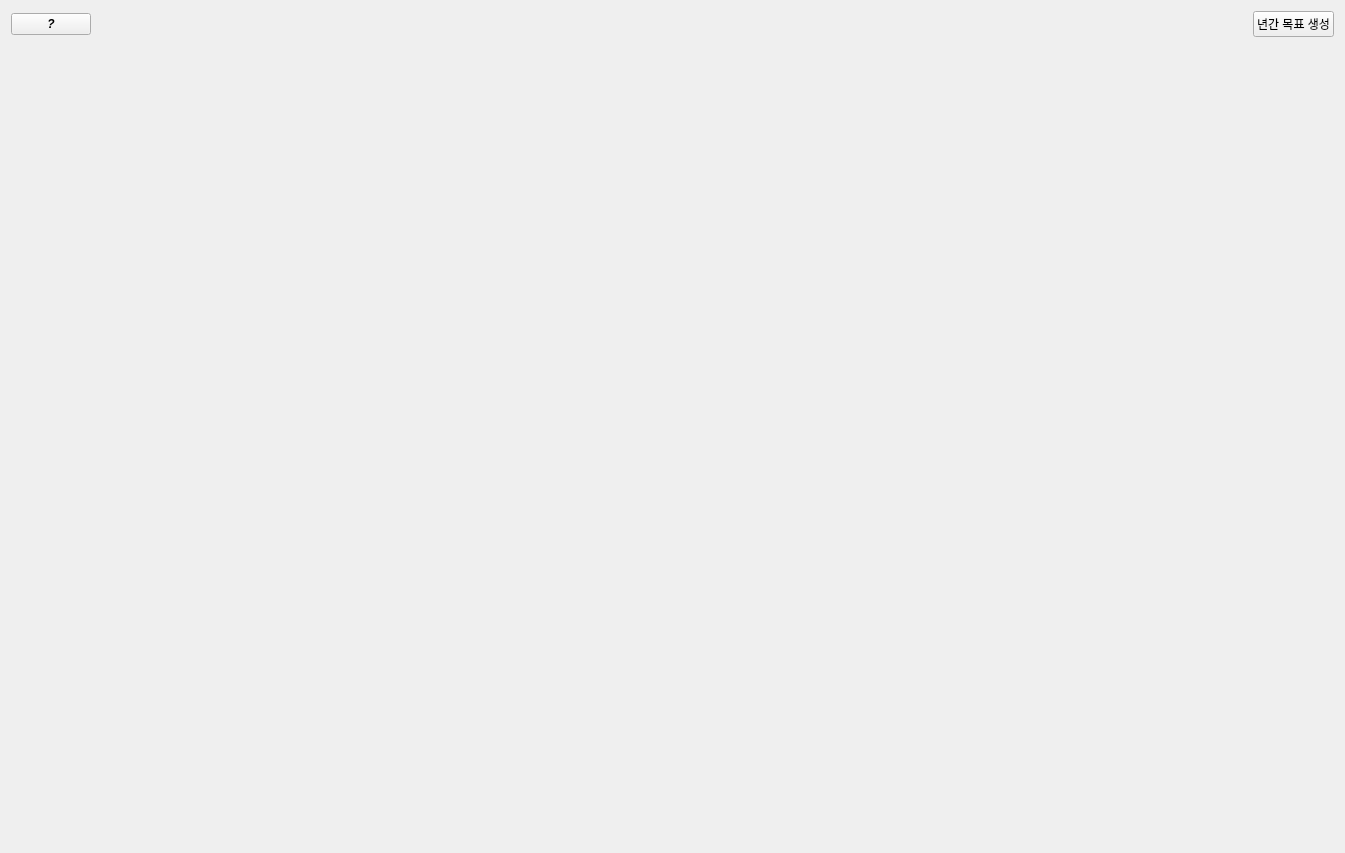
<?xml version="1.0" encoding="UTF-8"?>
<ui version="4.0">
 <class>Tab_App</class>
 <widget class="QWidget" name="Tab_App">
  <property name="geometry">
   <rect>
    <x>0</x>
    <y>0</y>
    <width>1345</width>
    <height>853</height>
   </rect>
  </property>
  <property name="windowTitle">
   <string>Form</string>
  </property>
  <layout class="QVBoxLayout" name="verticalLayout">
   <item>
    <widget class="QFrame" name="frame_info">
     <property name="sizePolicy">
      <sizepolicy hsizetype="Preferred" vsizetype="Fixed">
       <horstretch>0</horstretch>
       <verstretch>0</verstretch>
      </sizepolicy>
     </property>
     <property name="frameShape">
      <enum>QFrame::NoFrame</enum>
     </property>
     <property name="frameShadow">
      <enum>QFrame::Raised</enum>
     </property>
     <layout class="QHBoxLayout" name="horizontalLayout">
      <property name="leftMargin">
       <number>0</number>
      </property>
      <property name="topMargin">
       <number>0</number>
      </property>
      <property name="rightMargin">
       <number>0</number>
      </property>
      <property name="bottomMargin">
       <number>0</number>
      </property>
      <item>
       <widget class="QPushButton" name="pb_info">
        <property name="sizePolicy">
         <sizepolicy hsizetype="Fixed" vsizetype="Fixed">
          <horstretch>0</horstretch>
          <verstretch>0</verstretch>
         </sizepolicy>
        </property>
        <property name="font">
         <font>
          <italic>true</italic>
          <bold>true</bold>
         </font>
        </property>
        <property name="text">
         <string>?</string>
        </property>
       </widget>
      </item>
      <item>
       <spacer name="horizontalSpacer">
        <property name="orientation">
         <enum>Qt::Horizontal</enum>
        </property>
        <property name="sizeHint" stdset="0">
         <size>
          <width>1238</width>
          <height>20</height>
         </size>
        </property>
       </spacer>
      </item>
      <item>
       <widget class="QPushButton" name="PB_Crate_Year_Goal">
        <property name="text">
         <string>년간 목표 생성</string>
        </property>
       </widget>
      </item>
     </layout>
    </widget>
   </item>
   <item>
    <widget class="Wid_Search_for" name="Wid_Search_for" native="true">
     <property name="sizePolicy">
      <sizepolicy hsizetype="Preferred" vsizetype="Fixed">
       <horstretch>0</horstretch>
       <verstretch>0</verstretch>
      </sizepolicy>
     </property>
    </widget>
   </item>
   <item>
    <widget class="Wid_Table_for_HR평가_설정" name="Wid_Table" native="true"/>
   </item>
  </layout>
 </widget>
 <customwidgets>
  <customwidget>
   <class>Wid_Search_for</class>
   <extends>QWidget</extends>
   <header>modules.PyQt.Tabs.영업mbo.components.Wid_search_for_설정</header>
   <container>1</container>
  </customwidget>
  <customwidget>
   <class>Wid_Table_for_HR평가_설정</class>
   <extends>QWidget</extends>
   <header>modules.PyQt.Tabs.HR평가.tables.table_HR평가_설정</header>
   <container>1</container>
  </customwidget>
 </customwidgets>
 <resources/>
 <connections/>
</ui>
